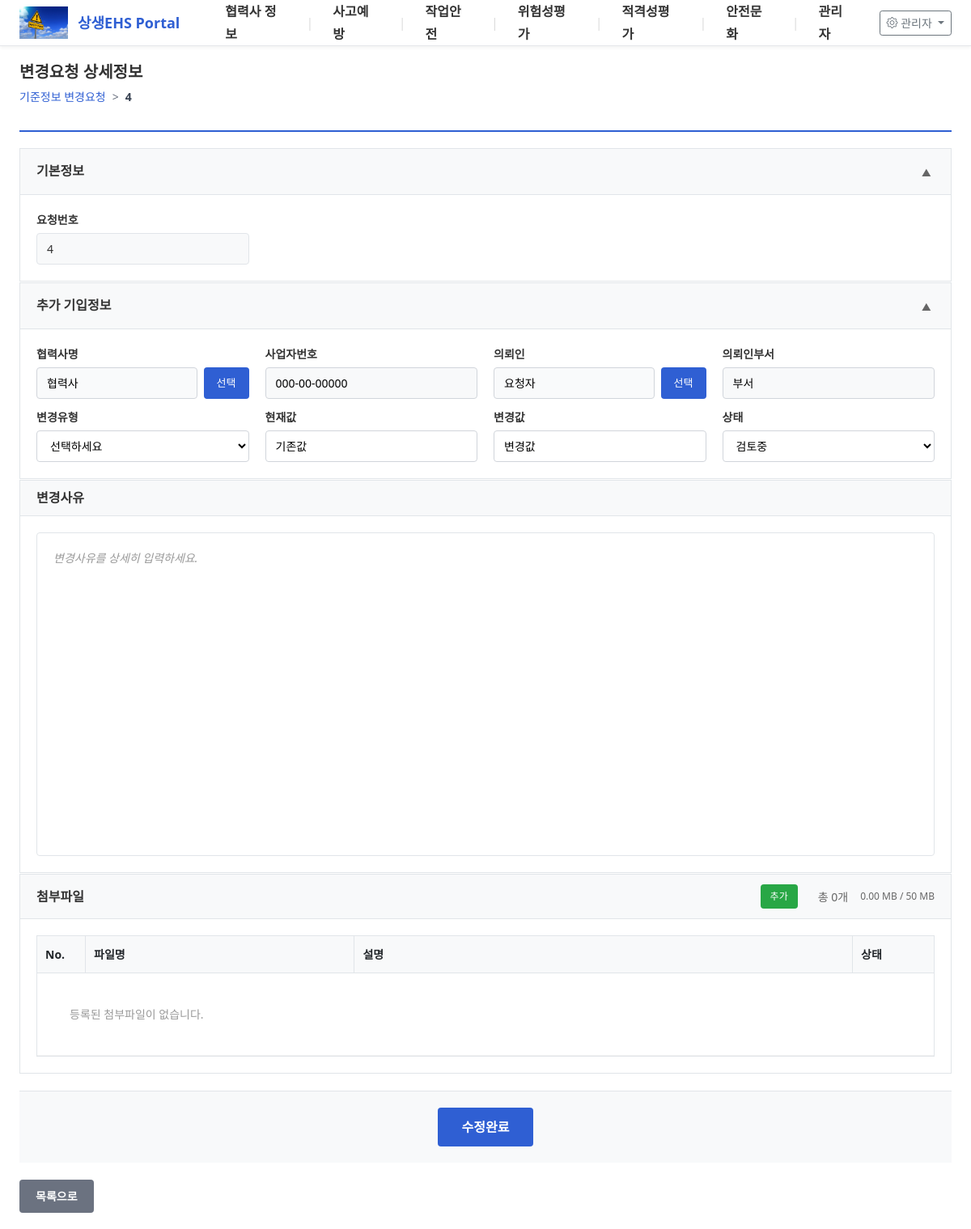
Page /change-request-detail/4 on the earlier database version.
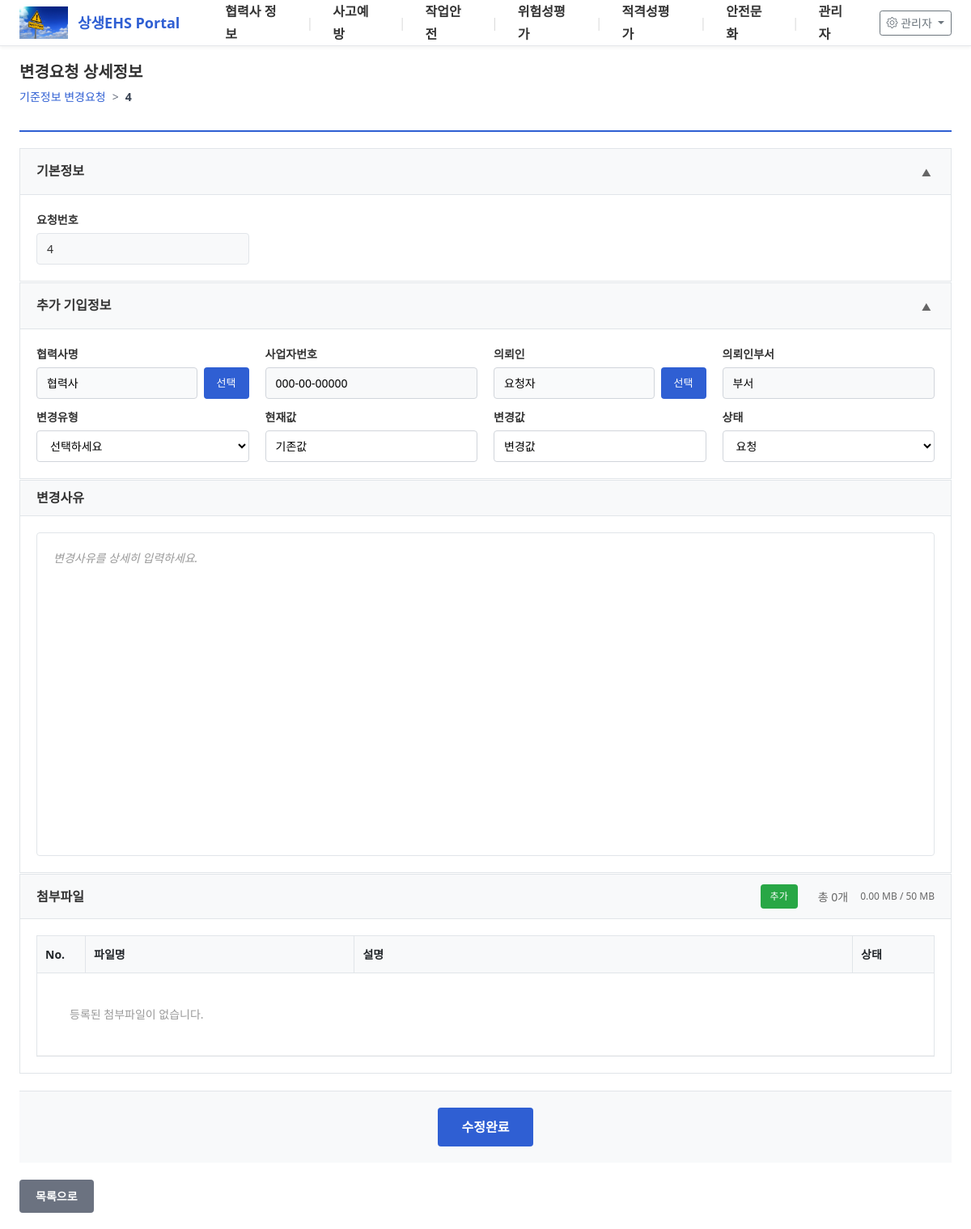
Same page on the later database version.
### tables this page shows
CREATE TABLE partner_change_requests (
                id INTEGER PRIMARY KEY AUTOINCREMENT,
                request_number TEXT UNIQUE,
                requester_name TEXT NOT NULL,
                requester_department TEXT NOT NULL,
                company_name TEXT NOT NULL,
                business_number TEXT NOT NULL,
                change_type TEXT NOT NULL,
                current_value TEXT NOT NULL,
                new_value TEXT NOT NULL,
                change_reason TEXT NOT NULL,
                status TEXT DEFAULT 'pending',
                created_at TIMESTAMP DEFAULT CURRENT_TIMESTAMP,
                updated_at TIMESTAMP DEFAULT CURRENT_TIMESTAMP
            , is_deleted INTEGER DEFAULT 0, custom_data TEXT);

CREATE TABLE dropdown_option_codes_v2 (
            id INTEGER PRIMARY KEY AUTOINCREMENT,
            board_type TEXT NOT NULL,
            column_key TEXT NOT NULL,
            option_code TEXT NOT NULL,
            option_value TEXT NOT NULL,
            display_order INTEGER DEFAULT 0,
            is_active INTEGER DEFAULT 1,
            created_at TIMESTAMP DEFAULT CURRENT_TIMESTAMP,
            updated_at TIMESTAMP DEFAULT CURRENT_TIMESTAMP,
            created_by TEXT,
            updated_by TEXT,
            UNIQUE(board_type, column_key, option_code)
        );

CREATE TABLE change_request_column_config (
                id INTEGER PRIMARY KEY AUTOINCREMENT,
                column_key VARCHAR(50) UNIQUE NOT NULL,
                column_name VARCHAR(100) NOT NULL,
                column_type VARCHAR(20) DEFAULT 'text',
                column_order INTEGER DEFAULT 0,
                is_active BOOLEAN DEFAULT 1,
                dropdown_options TEXT,
                created_at DATETIME DEFAULT CURRENT_TIMESTAMP,
                updated_at DATETIME DEFAULT CURRENT_TIMESTAMP
            , table_name TEXT, table_type TEXT, is_required INTEGER DEFAULT 0, dropdown_values TEXT, tab TEXT, linked_key TEXT, is_display_list INTEGER DEFAULT 1);

### app.py (the view)
@app.route("/change-request-detail/<int:request_id>")
def change_request_detail_route(request_id):
    return change_request_detail(request_id)

### app.py (called while the page is built, shortened)
def get_db_connection(timeout=10.0):
    conn = sqlite3.connect(db_config.local_db_path, timeout=timeout)
    cursor = conn.cursor()
    cursor.execute("PRAGMA journal_mode=WAL")
    cursor.execute("PRAGMA busy_timeout=5000")
    cursor.execute("PRAGMA synchronous=NORMAL")
    return conn

def init_sample_data():
    conn = partner_manager.db_config.get_sqlite_connection()
    cursor = conn.cursor()
    try:
        cursor.execute("SELECT COUNT(*) FROM partners_cache")
        count = cursor.fetchone()[0]
        cursor.execute("PRAGMA table_info(partners_cache)")
        columns = [col[1] for col in cursor.fetchall()]
        if count > 0:
            conn.close()
            return
    except Exception as e:
        logging.warning(f"데이터 확인 중 오류: {e}")

@app.before_request
def before_request():
    if request.path != '/data-recovery':
        init_db()

@app.after_request
def add_header(response):
    response.headers['Cache-Control'] = 'no-cache, no-store, must-revalidate'
    response.headers['Pragma'] = 'no-cache'
    response.headers['Expires'] = '0'
    return response

### database_config.py (called while the page is built)
    def get_sqlite_connection(self):
        return sqlite3.connect(self.local_db_path)

### templates/change-request-detail.html (shortened to what the changed rows need)
{% if is_popup %}
{% extends "popup-base.html" %}
{% else %}
{% extends "base.html" %}
{% endif %}
{% block content %}
{% if not is_popup %}
<div class="page-header">
    <h2 class="page-title">변경요청 상세정보</h2>
</div>
{% endif %}
<div class="safety-instruction-detail-container">
    <div class="section additional-info-section">
        <div class="section-content" id="additional-info-content">
            <div class="info-table">
                {% set columns_per_row = 4 %}
                {% for chunk in dynamic_columns | batch(columns_per_row) %}
                <div class="info-row">
                    {% for col in chunk %}
                    <div class="info-cell">
                        <label>{{ col.column_name }}</label>
                        {% set col_value = custom_data.get(col.column_key, '') %}
                        {% if col.column_type == 'text' %}
                            <input type="text"
                                   class="dynamic-input"
                                   data-column-key="{{ col.column_key }}"
                                   value="{{ col_value }}"
                                   placeholder="{{ col.column_name }} 입력">
                        {% elif col.column_type == 'dropdown' %}
                            <select class="dynamic-input" data-column-key="{{ col.column_key }}">
                                <option value="">선택하세요</option>
                                {% if col.dropdown_options_mapped %}
                                    {% for option in col.dropdown_options_mapped %}
                                        <option value="{{ option.code }}" {% if col_value == option.code %}selected{% endif %}>{{ option.value }}</option>
                                    {% endfor %}
                                {% endif %}
                            </select>
                        {% elif col.column_type == 'date' %}
                            <input type="date"
                                   class="dynamic-input"
                                   data-column-key="{{ col.column_key }}"
                                   value="{{ col_value }}">
                        {% elif col.column_type == 'popup_person' %}
                            <div class="popup-input-wrapper">
                                <input type="text"
                                       class="dynamic-input popup-person"
                                       data-column-key="{{ col.column_key }}"
                                       data-linked-dept=""
                                       value="{{ col_value.name if col_value is mapping else col_value }}"
                                       placeholder="담당자 선택">
                                <button class="btn-popup" onclick="openPersonPopup('{{ col.column_key }}')">선택</button>
                            </div>
                        {% elif col.column_type == 'linked_dept' %}
                            <input type="text"
                                   class="dynamic-input linked-dept"
                                   data-column-key="{{ col.column_key }}"
                                   value="{{ col_value }}"
                                   placeholder="담당부서 (자동입력)"
                                   readonly
                                   style="background-color: #f8f9fa; cursor: not-allowed;">
                        {% elif col.column_type == 'linked_text' %}
                            <input type="text"
                                   class="dynamic-input linked-text"
                                   data-column-key="{{ col.column_key }}"
                                   value="{{ col_value }}"
                                   placeholder="자동입력"
                                   readonly
                                   style="background-color: #f8f9fa; cursor: not-allowed;">
                        {% elif col.column_type == 'popup_company' %}
                            <div class="popup-input-wrapper">
                                <input type="text"
                                       class="dynamic-input popup-company"
                                       data-column-key="{{ col.column_key }}"
                                       value="{{ col_value.name if col_value is mapping else col_value }}"
                                       placeholder="업체 선택">
                                <button class="btn-popup" onclick="openCompanyPopup('{{ col.column_key }}')">선택</button>
                            </div>
                        {% else %}
                            <input type="text"
                                   class="dynamic-input"
                                   data-column-key="{{ col.column_key }}"
                                   value="{{ col_value }}"
                                   placeholder="{{ col.column_name }} 입력">
                        {% endif %}
                    </div>
                    {% endfor %}
                </div>
                {% endfor %}
            </div>
        </div>
    </div>
</div>
{% from 'includes/attachment_section.html' import attachment_scripts, attachment_styles %}
{% endblock %}

Differences in the rows shown:
changed partner_change_requests "협력사": status.column_key "검토중" → "요청"
